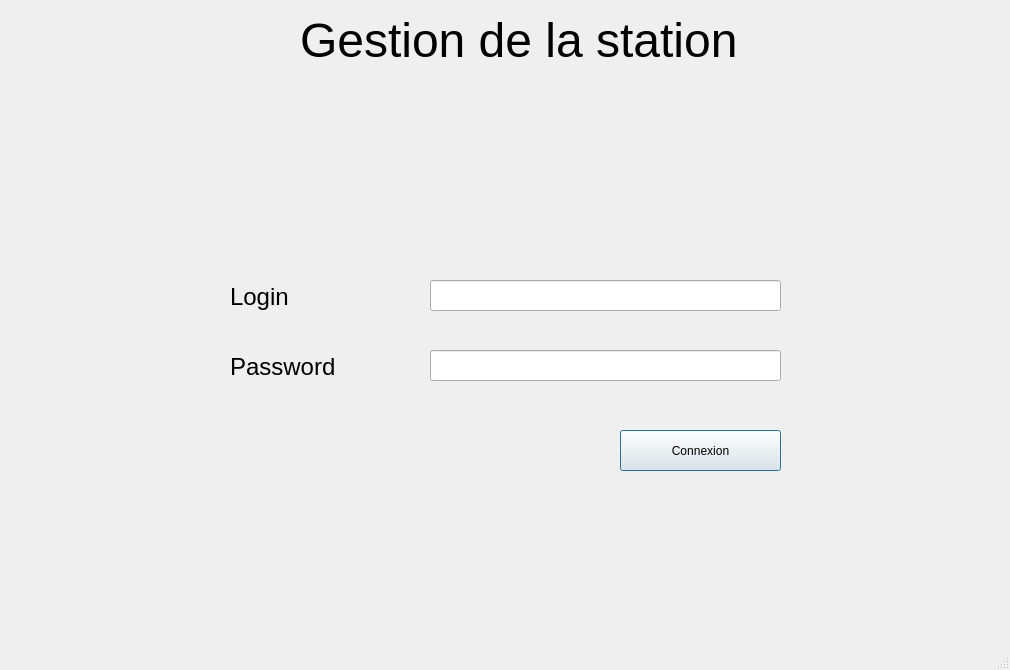
<?xml version="1.0" encoding="UTF-8"?>
<ui version="4.0">
 <class>Connexion</class>
 <widget class="QMainWindow" name="Connexion">
  <property name="geometry">
   <rect>
    <x>0</x>
    <y>0</y>
    <width>1010</width>
    <height>670</height>
   </rect>
  </property>
  <property name="windowTitle">
   <string>MainWindow</string>
  </property>
  <widget class="QWidget" name="centralwidget">
   <widget class="QLabel" name="passtxt">
    <property name="geometry">
     <rect>
      <x>230</x>
      <y>350</y>
      <width>120</width>
      <height>34</height>
     </rect>
    </property>
    <property name="font">
     <font>
      <pointsize>18</pointsize>
     </font>
    </property>
    <property name="text">
     <string>Password</string>
    </property>
   </widget>
   <widget class="QLabel" name="titretxt">
    <property name="geometry">
     <rect>
      <x>300</x>
      <y>10</y>
      <width>551</width>
      <height>61</height>
     </rect>
    </property>
    <property name="font">
     <font>
      <pointsize>36</pointsize>
     </font>
    </property>
    <property name="text">
     <string>Gestion de la station</string>
    </property>
   </widget>
   <widget class="QLineEdit" name="loginEdit">
    <property name="geometry">
     <rect>
      <x>430</x>
      <y>280</y>
      <width>351</width>
      <height>31</height>
     </rect>
    </property>
   </widget>
   <widget class="QLineEdit" name="passEdit">
    <property name="geometry">
     <rect>
      <x>430</x>
      <y>350</y>
      <width>351</width>
      <height>31</height>
     </rect>
    </property>
   </widget>
   <widget class="QPushButton" name="loginBtn">
    <property name="geometry">
     <rect>
      <x>620</x>
      <y>430</y>
      <width>161</width>
      <height>41</height>
     </rect>
    </property>
    <property name="text">
     <string>Connexion</string>
    </property>
    <property name="autoDefault">
     <bool>true</bool>
    </property>
    <property name="default">
     <bool>true</bool>
    </property>
   </widget>
   <widget class="QLabel" name="logintxt">
    <property name="geometry">
     <rect>
      <x>230</x>
      <y>280</y>
      <width>120</width>
      <height>34</height>
     </rect>
    </property>
    <property name="font">
     <font>
      <pointsize>18</pointsize>
     </font>
    </property>
    <property name="text">
     <string>Login</string>
    </property>
   </widget>
  </widget>
  <widget class="QStatusBar" name="statusbar"/>
 </widget>
 <resources/>
 <connections/>
</ui>
